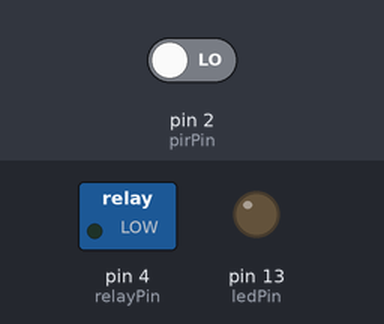
A sketch run on a simulated Arduino Uno, built with avr-gcc and run on an emulated ATmega328P. Parts: switched loads named in the sketch (green lamp = pin HIGH), output pins drawn as LEDs (lit = HIGH). The test bench sets the inputs (shaded band); at power-on: pin 2 (pirPin) LOW. Random numbers use the default seed unless the sketch sets one; what the sketch prints to the serial monitor is not drawn.

Above: at 1.2 s.
1.3 s: pin 2 (pirPin) driven HIGH
At 2.2 s:
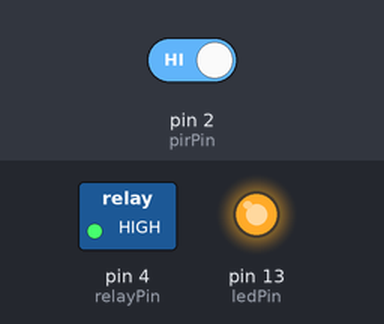
2.8 s: pin 2 (pirPin) driven LOW
At 3.4 s:
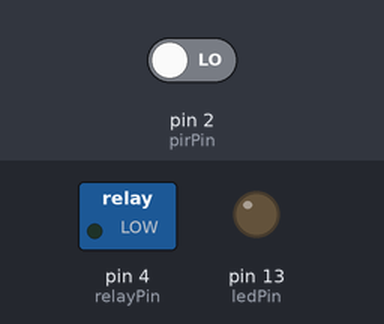
Timing chart, 0 to 5.8 s (numbered marks = the images above; inputs shaded):
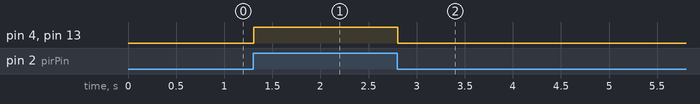

The sketch:

PIR_and_RelayLights_20200313.ino
```cpp
//Cheng Shao 2020
//This code is for the PIR motion sensors (the bulb looking one)
//The sensor is controlling a relay to flash some lights on and off
//Lights flash in 3 different patterns (modes) that are hardcoded
//This code utilizes a non-blocking structure with the millis() func


const int ledPin=13;//The led to indicate the motion
const int relayPin=4;//The led to indicate the motion
const int pirPin=2;//The led to indicate the motion


unsigned long prevTime = 0;
unsigned long currTime = 0;
int period = 0;
int ledState = 1;

//MANUALLY set how the LED will flash here
int mode = 1;
//mode 1 is just ON
//mode 2 is FLICKER RANDOMLY
//mode 3 is FLICKER EVENLY

int flickerFrequency = 200;


void setup(){

  Serial.begin(9600);

  //This pin is for the PIR sensor, which will keep outputting "1"
  //once it detects motion until the preset time (set by the potentiometer
  //knob on the actual sensor's board) has been reached.
  pinMode(pirPin, INPUT);//Use pin 2 to receive the signal outputted by the module

  pinMode(ledPin, OUTPUT);
  pinMode(relayPin, OUTPUT);

  prevTime = millis();
  period = 400;

}


void loop() {

  //set the current time
  currTime = millis();
  int sensorValue = digitalRead(pirPin);

  if (mode == 1) {

    //the PIR sensor will simply output 0 or 1
    if(sensorValue==1)
      ledState = 1;
    else {
      ledState = 0;
     }
  }

  if (mode == 2) {
    if(sensorValue == 1) {
      flicker(50, 600);
    } else {
      ledState = 0;
    }
  }

  if(mode == 3) {
    if(sensorValue == 1) {
      flicker(flickerFrequency, flickerFrequency);
    } else {
      ledState = 0;
    }
  }

  Serial.println(sensorValue, DEC);//Print the state of the signal through the serial monitor.
  digitalWrite(ledPin,ledState);
  digitalWrite(relayPin, ledState);
}

//randomly turns led on and off
void flicker(int min, int max) {
  //compares the previously set time against the current time to see
  //if a certain time (period) has elapsed.
  if(currTime > prevTime+period) {
    //if true, then record the current time
    prevTime = millis();
    period = random (min, max);
    ledState = (ledState-1)*-1;
  }
}
```

Measured:
- after the input at 1.3 s, pin 4 (relayPin), pin 13 (ledPin): LOW → HIGH at once
- after the input at 2.8 s, pin 4 (relayPin), pin 13 (ledPin): HIGH → LOW at once
